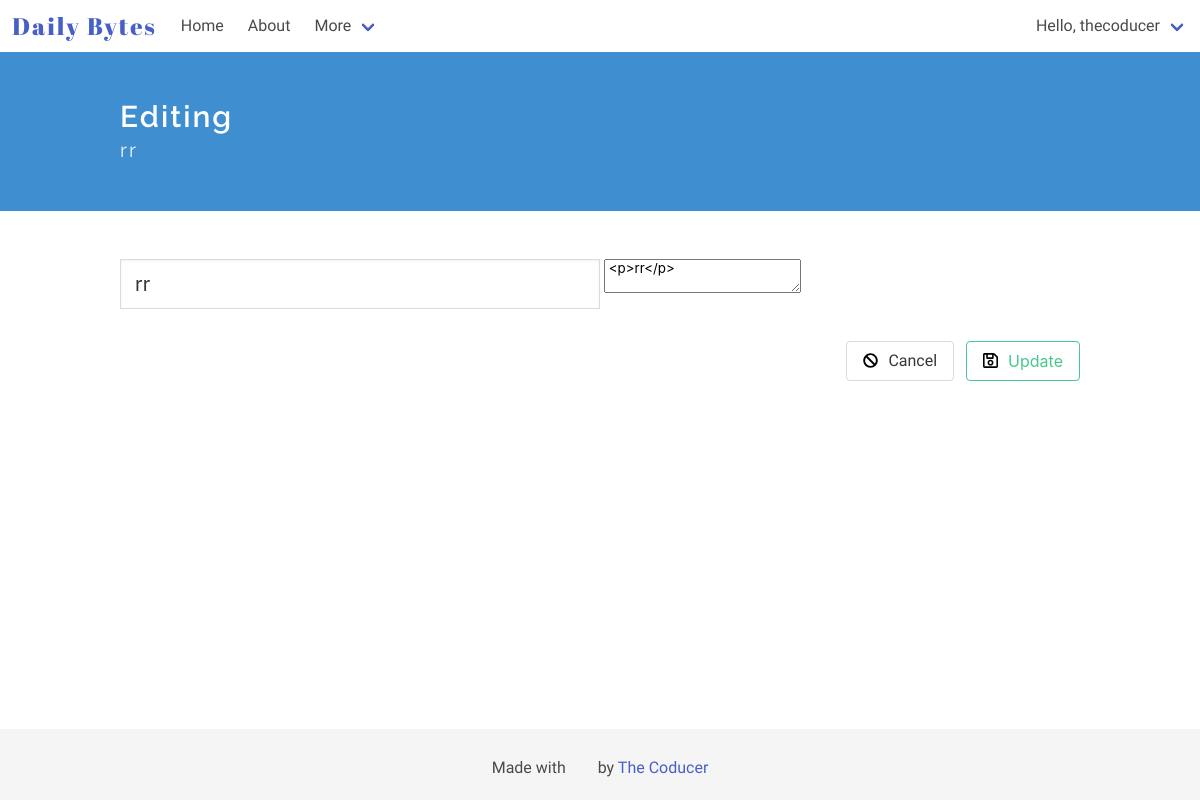
/edit/3 (signed in), run on an earlier commit of the app's database.
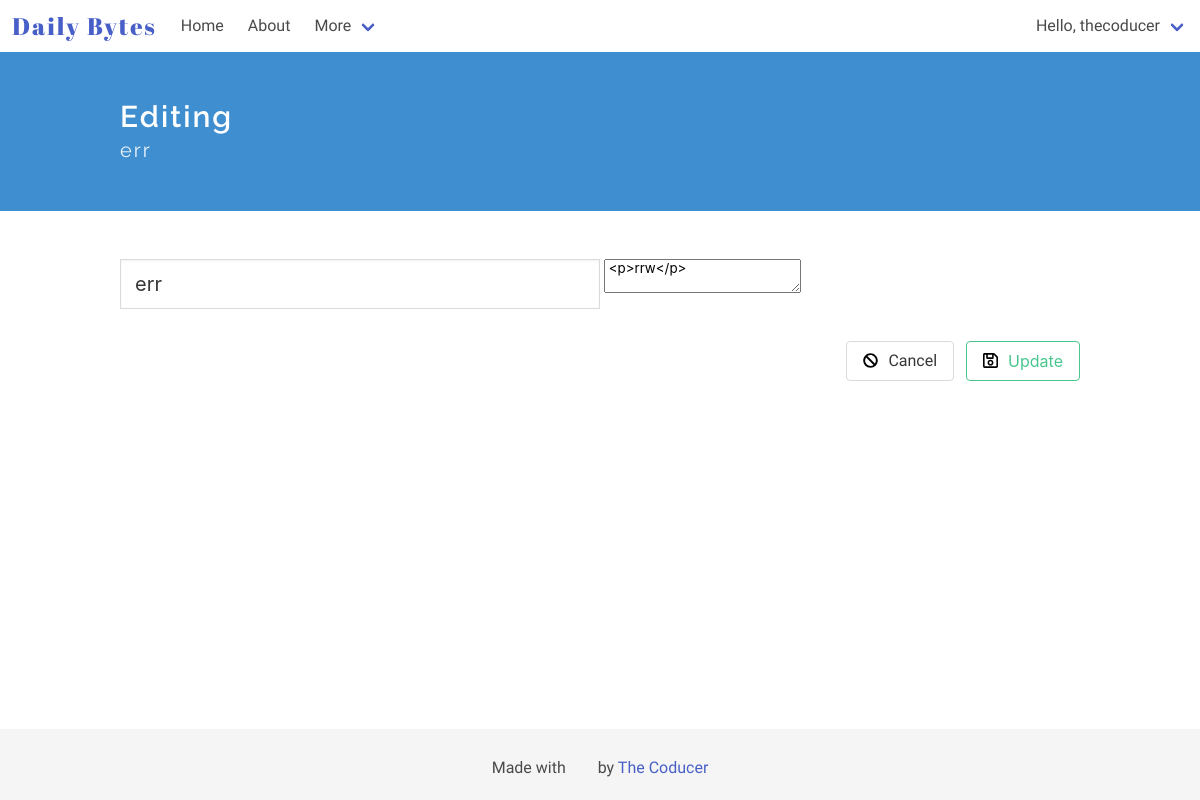
And on a later commit of the database.
### diary_app/models.py (models this page shows)
class Entry(models.Model):
    author = models.ForeignKey(User, on_delete=models.CASCADE) # User is an auth model
    title = models.CharField(max_length=100, default='', verbose_name="")
    text = RichTextUploadingField(verbose_name="")
    date_posted = models.DateTimeField(auto_now_add = True)
    bio = models.TextField(max_length=500, blank=True)
    drafts = models.BooleanField(default=False)
    """ def __str__(self):
        return 'Entry #{}'.format(self.id) """
    class Meta:
        verbose_name_plural = 'entries'

### diary_app/views.py (the view)
# urls.py: path('edit/<int:id>', views.edit),
@login_required
def edit(request,id):
        entry = get_object_or_404(Entry, id=id)
        if request.method == "POST":
                form = EntryForm(request.POST, instance = entry)
                if form.is_valid():
                        form.save()
                        return redirect('readmore', id=id)
        else:
                form = EntryForm()
                return render(request,"diary_app/edit.html",{'eform':form,'entry':entry})

### diary_app/forms.py
class EntryForm(ModelForm):
    class Meta: # Meta class is for attach additional information
        model = Entry
        fields = ('title', 'text', )
    """ def __init__(self, *args, **kwargs):
        super().__init__(*args, **kwargs)
        self.fields['title'].widget.attrs.update({'class': 'input is-medium', 'placeholder': 'Enter a title'})
        self.fields['text'].widget.attrs.update({'class': 'textarea', 'id': 'add_textarea', 'placeholder': 'Write here'}) """

### diary_app/templates/diary_app/edit.html (shortened to what this page needs)
<!DOCTYPE html>
<html lang="en">
<head>
</head>
<body>
    {% extends "./base.html" %}
    {% block content %}
    {% load static %}
    <section class="hero is-info">
            <div class="hero-body">
                <div class="container">
                    <h1 class="title">
                        Editing
                    </h1>
            <h2 class="subtitle">
                {{ entry.title }}
            </h2>
                </div>
            </div>
    </section>
    <section class="section">
    <div class="container">
        <form method="POST">
            <div class="field">
                <div class="control">
                    <input type="text" name="title" maxlength="50" class="input is-medium edit-title" value="{{entry.title}}" required id="id_title">
                    <textarea name="text" id="id_text"> {{ entry.text }} </textarea>
                </div>
            </div>
        <div class="field is-grouped is-grouped-right">
                <div class="control">
                    <a class="button" onclick="goback()"><img src="{% static '/images/cancel.svg' %}" alt="Add new byte" width=15px height=15px style="margin-right: 10px;">Cancel</a>
                </div>
            <div class="control">
                <button class="button is-success is-outlined" type="submit"><img src="{% static '/images/save.svg' %}" alt="Save" width=15px height=15px style="margin-right: 10px;">Update</button>
            </div>
        </div>
        </form>
        </div>
    </section>
    {% endblock %}

What changed in the data, as far as the page shows it:
changed Entry: title "rr" → "err"; text "<p>rr</p>" → "<p>rrw</p>"
